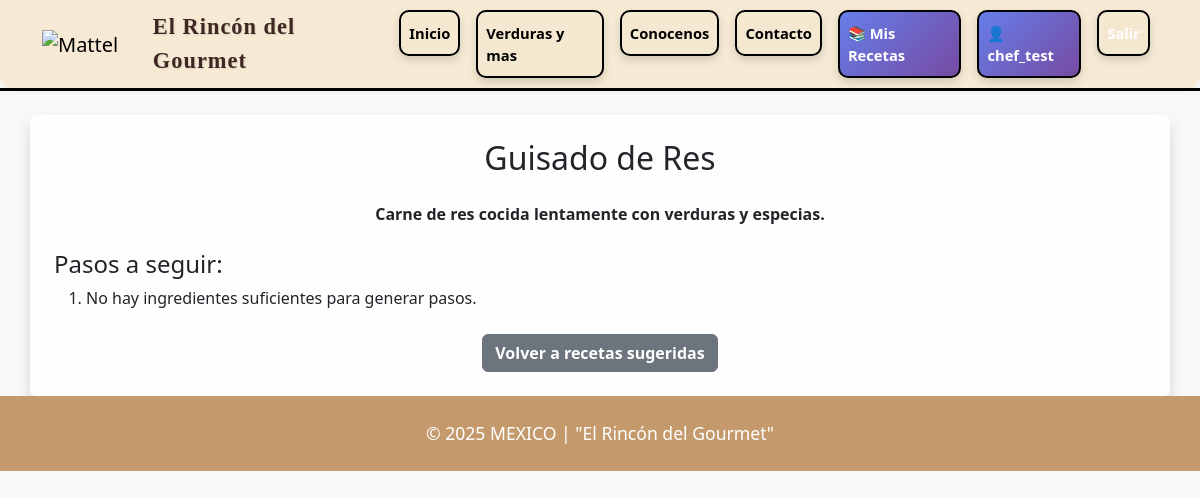
Screenshot of /receta/2/ (signed in) with the database file from the repository.
### mattel/models.py (models this page shows, shortened)
class Receta(models.Model):
    nombre = models.CharField(max_length=200)
    descripcion = models.TextField()
    tiempo = models.CharField(max_length=50, default="30 minutos")
    dificultad = models.CharField(
        max_length=20,
        choices=[
            ("Fácil", "Fácil"),
            ("Media", "Media"),
            ("Difícil", "Difícil"),
        ],
        default="Fácil"
    )
    pasos = models.TextField(
        help_text="Escribe cada paso en una nueva línea.",
        default="1. Preparar ingredientes\n2. Mezclar\n3. Cocinar"
    )
    ingredientes = models.ManyToManyField(Producto, related_name='recetas')
    imagen = models.ImageField(upload_to='recetas/', blank=True, null=True)
    tipo = models.CharField(
        max_length=50,
        choices=[
            ("ensalada", "Ensalada"),
            ("guisado", "Guisado"),
            ("sopa", "Sopa"),
            ("postre", "Postre"),
            ("bebida", "Bebida"),
            ("sandwich", "Sandwich"),
            ("pasta", "Pasta"),
            ("carne", "Carne"),
            ("mariscos", "Mariscos"),
            ("vegana", "Vegana"),
            ("pizza", "Pizza"),
            ("tacos", "Tacos"),
            ("wrap", "Wrap"),
            ("arroz", "Arroz"),
            ("cereal", "Cereal"),
            ("pan", "Pan"),
            ("dulce", "Dulce"),
            ("salado", "Salado"),
            ("light", "Light"),
            ("rápida", "Rápida"),
        ],
        default="ensalada"
    )

### mattel/views.py (the view)
# urls.py: path('receta/<int:receta_id>/', views.receta_completa, name='receta_completa'),
def receta_completa(request, receta_id):
    receta = get_object_or_404(Receta, id=receta_id)
    receta.pasos_lista = generar_pasos_receta_bd(receta)
    return render(request, "mattel/receta_completa.html", {"receta": receta})

### mattel/advanced_security.py (called while the page is built)
    @staticmethod
    def add_security_headers(response):
        response['X-Frame-Options'] = 'DENY'
        response['X-Content-Type-Options'] = 'nosniff'
        response['X-XSS-Protection'] = '1; mode=block'
        response['Content-Security-Policy'] = (
            "default-src 'self'; "
            "script-src 'self' 'unsafe-inline' cdn.jsdelivr.net; "
            "style-src 'self' 'unsafe-inline' cdn.jsdelivr.net; "
            "img-src 'self' data:; "
            "font-src 'self' cdn.jsdelivr.net; "
            "connect-src 'self'; "
            "frame-ancestors 'none';"
        )
        response['Referrer-Policy'] = 'strict-origin-when-cross-origin'
        response['Permissions-Policy'] = (
            'geolocation=(), '
            'microphone=(), '
            'camera=(), '
            'payment=()'
        )
        return response

### mattel/views.py (called while the page is built, shortened)
def generar_pasos_receta_bd(receta):
    ingredientes = [i.nombre for i in receta.ingredientes.all()]
    if not ingredientes:
        return [
            "No hay ingredientes suficientes para generar pasos."
        ]

### mattel/templates/mattel/receta_completa.html (shortened to what this page needs)
{% extends "mattel/base.html" %}
{% load static %}
{% block app_content %}
<div class="container mt-4 p-4 rounded shadow" style="background:#ffffffdd">
    <h2 class="text-center mb-4">{{ receta.nombre }}</h2>
    <p class="text-center fw-semibold">{{ receta.descripcion }}</p>
    {% if receta.pasos %}
    <h4 class="mt-4">Pasos a seguir:</h4>
    <ol>
        {% for paso in receta.pasos_lista %}
            <li>{{ paso }}</li>
        {% endfor %}
    </ol>
    {% else %}
        <p>No hay pasos disponibles para esta receta.</p>
    {% endif %}
    <div class="text-center mt-4">
        <a href="{% url 'recetas_con_ingredientes' %}" class="btn btn-secondary fw-bold">
            Volver a recetas sugeridas
        </a>
    </div>
</div>
{% endblock %}

### mattel/templates/mattel/base.html (shortened to what this page needs)
{% extends 'base.html' %}
{% load static %}
{% block content %}
<nav class="navbar navbar-expand-lg navbar-light shadow-sm navbar-custom">
  <div class="container">
    <a class="navbar-brand" href="{% url 'inicio' %}">
      <img src="{% static 'mattel/img/logoi.png' %}" alt="Mattel">
    </a>
    <span class="frase-gourmet d-none d-lg-block">
      El Rincón del Gourmet
    </span>
    <div class="collapse navbar-collapse" id="navmenu">
      <ul class="navbar-nav ms-auto">
        <li class="nav-item">
          <a class="nav-link text-black fw-semibold btn-custom" href="{% url 'inicio' %}">Inicio</a>
        </li>
        <li class="nav-item">
          <a class="nav-link text-black fw-semibold btn-custom" href="{% url 'productos' %}">Verduras y mas</a>
        </li>
        <li class="nav-item">
          <a class="nav-link text-black fw-semibold btn-custom" href="{% url 'distribuidor' %}">Conocenos</a>
        </li>
        <li class="nav-item">
          <a class="nav-link text-black fw-semibold btn-custom" href="{% url 'contacto' %}">Contacto</a>
        </li>
        {% if user.is_authenticated %}
        <li class="nav-item">
          <a class="nav-link text-black fw-semibold btn-custom" href="{% url 'mis_recetas' %}" style="background: linear-gradient(135deg, #667eea 0%, #764ba2 100%); color: white !important;">📚 Mis Recetas</a>
        </li>
        <li class="nav-item">
          <a class="nav-link text-black fw-semibold btn-custom" href="{% url 'perfil' %}" style="background: linear-gradient(135deg, #667eea 0%, #764ba2 100%); color: white !important;">👤 {{ user.username }}</a>
        </li>
        <li class="nav-item">
          <a class="nav-link text-black fw-semibold btn-custom" href="{% url 'cerrar_sesion' %}" style="background: #ff6b6b; color: white !important;">Salir</a>
        </li>
        {% endif %}
      </ul>
    </div>
  </div>
</nav>
<div class="navbar-separator" style="border-bottom: 3px solid #000000ff;"></div>
<div class="container-fluid p-0">
    {% block app_content %}{% endblock %}
</div>
<footer class="text-center text-white mt-0"
        style="padding-top: 1.5rem; padding-bottom: 1.5rem; font-size: 1.1rem; background-color: #c49a6c;">
  <p class="mb-0">© 2025 MEXICO  | "El Rincón del Gourmet"</p>
</footer>
{% endblock %}

### static/mattel/css/style.css (style rules this page uses)
:root { --mattel-red: #000000; --bg: #ffffffa6; }
body { background: var(--bg) !important; }
footer { background: var(--mattel-red); }

### mattel/templates/mattel/base.html (style rules this page uses)
.navbar-custom { background: rgba(245, 232, 208, 0.90) !important; backdrop-filter: blur(6px); -webkit-backdrop-filter: blur(6px); border: none !important; padding-top: 0.15rem !important; padding-bottom: 0.15rem !important; box-shadow: 0 4px 10px rgba(0,0,0,0.05) !important; border-radius: 0 0 12px 12px; font-size: 0.92rem !important; }
.navbar-separator { width: 100%; height: 3px; background-color: #000000aa; margin: 0; }
.navbar-brand img { height: 60px !important; width: auto !important; }
.btn-custom { background-color: #f5e8d0 !important; color: black !important; font-weight: bold; border: 2px solid black !important; border-radius: 10px; margin: 0.5rem; padding: 0.6rem 1.8rem; box-shadow: 0 4px 8px rgba(0,0,0,0.15); transition: all 0.3s ease; text-decoration: none !important; display: inline-block; }
.frase-gourmet { font-family: "Georgia", serif; font-weight: bold; font-size: 1.4rem; color: #3e2723; letter-spacing: 1px; margin-left: 20px; margin-right: auto; text-shadow: 1px 1px 2px rgba(0,0,0,0.10); }

### rows the page displays
Receta: nombre "Guisado de Res", descripcion "Carne de res cocida lentamente con verduras y especias."

### other values shown
{{ user.username }} "chef_test"
{{ paso }} "No hay ingredientes suficientes para generar pasos."
